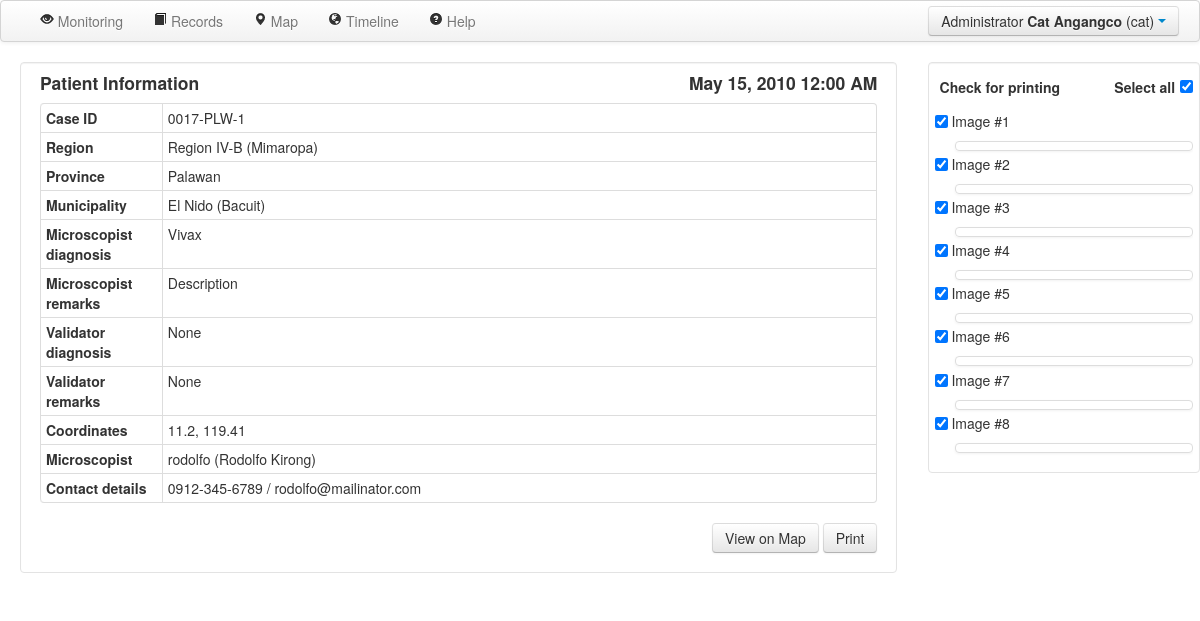
/case/1/ (signed in), run on the app's committed database.
### serveus/models.py (models this page shows, shortened)
class UserType(db.Model):
	__tablename__ = 'usertype'
	id = db.Column(db.Integer, primary_key=True)
	name = db.Column(db.String(80), unique=True)
	users = db.relationship('User', backref='usertype', lazy='dynamic')
	@staticmethod
	def get_administrator():
		return UserType.query.filter(UserType.name=='Administrator').first()
	@staticmethod
	def get_microscopist():
		return UserType.query.filter(UserType.name=='Medical Technologist').first()
	@staticmethod
	def get_doctor():
		return UserType.query.filter(UserType.name=='Validator').first()
	def __init__(self, name=""):
		self.name = name
	def __repr__(self):
		return '<UserType %r>' % self.name
	def __str__(self):
		return self.name

class User(db.Model, UserMixin):
	__tablename__ = 'user'
	id = db.Column(db.Integer, primary_key=True)
	username = db.Column(db.String(80), unique=True)
	password = db.Column(db.String(120))
	firstname = db.Column(db.String(100))
	lastname = db.Column(db.String(100))
	usertype_id = db.Column(db.Integer, db.ForeignKey('usertype.id'))
	case =  db.relationship('Case', backref='user', lazy='dynamic')
	contact = db.Column(db.String(80))
	email = db.Column(db.String(80), unique=True)
	chunklists = db.relationship('Chunklist', backref='user', lazy='dynamic')
	"""
	@models_committed.connect_via(app)
	def on_models_committed(sender, changes):
		for obj, method in changes:
			if method == 'insert' and type(obj) == User:
				body = '''Greetings, %s %s! You have successfully been registered to the system. Your temporary password is <b>%s</b>.<br><br>Below are your account details:<br><br>Username: %s<br>User type: %s<br>Contact number: %s<br>Email: %s<br><br>Please login and change your password. Thank you!''' % (obj.firstname, obj.lastname, '123', obj.username, obj.usertype, obj.contact, obj.email)
				msg = Message('Outbreak Monitoring', sender="cvmig.group.23@gmail.com", recipients=['generic@mailinator.com',obj.email])
				msg.html = body
				mail.send(msg)
	"""
	def is_administrator(self):
		return self.usertype == UserType.get_administrator()
	def is_microscopist(self):
		return self.usertype == UserType.get_microscopist()
	def is_doctor(self):
		return self.usertype == UserType.get_doctor()
	def __init__(self, firstname="", lastname="", username="", password="", contact="", email=""):
		self.firstname = firstname
		self.lastname = lastname
		self.username = username
		self.password = password
		self.contact = contact
		self.email = email
	def __repr__(self):
		return '<User %r %r (%r)>' % (self.firstname, self.lastname, self.username)
	def __str__(self):
		return self.username

class Case(db.Model):
	__tablename__ = 'case'
	id = db.Column(db.Integer, primary_key=True)
	date = db.Column(db.DateTime())
	parasite = db.Column(db.String(100))
	description = db.Column(db.String(1000))
	comment = db.Column(db.String(1000))
	lat = db.Column(db.Float)
	lng = db.Column(db.Float)
	user_id = db.Column(db.Integer, db.ForeignKey('user.id'))
	images = db.relationship('Image', backref='case', lazy='dynamic')
	test = db.Column(db.Boolean)
	partype_id = db.Column(db.Integer, db.ForeignKey('partype.id'))
	region_id = db.Column(db.Integer, db.ForeignKey('region.id'))
	province_id = db.Column(db.Integer, db.ForeignKey('province.id'))
	municipality_id = db.Column(db.Integer, db.ForeignKey('municipality.id'))
	parasite_validator = db.Column(db.String(100))
	description_validator = db.Column(db.String(1000))
	def __init__(self, date="", parasite="", description="", lat="", lng="", test="", region="", province="", municipality=""):
		self.date = date
		self.parasite = parasite
		self.description = description
		self.lat = lat
		self.lng = lng
		if region == '':
			self.region = None
		else:
			self.region = region
		if province == '':
			self.province = None
		else:
			self.province = province
		if municipality == '':
			self.municipality = None
		else:
			self.municipality = municipality
		self.test = test
	def __repr__(self):
		return '<Case %r>' % self.id
	def __str__(self):
		return str(self.id)
	@property
	def code(self):
		return "%s-%s-%s" % (self.region.code, self.province.code, self.id)

class Region(db.Model):
	__tablename__ = 'region'
	id = db.Column(db.Integer, primary_key=True)
	name = db.Column(db.String(50))
	code = db.Column(db.String(10))
	cases = db.relationship('Case', backref='region', lazy='dynamic')
	provinces = db.relationship('Province', backref='region', lazy='dynamic')
	def __init__(self, name='', code=''):
		self.name = name
		self.code = code
	def __repr__(self):
		return self.name

class Province(db.Model):
	__tablename__ = 'province'
	id = db.Column(db.Integer, primary_key=True)
	name = db.Column(db.String(50))
	code = db.Column(db.String(10))
	cases = db.relationship('Case', backref='province', lazy='dynamic')
	municipalities = db.relationship('Municipality', backref='province', lazy='dynamic')
	region_id = db.Column(db.Integer, db.ForeignKey('region.id'))
	def __init__(self, name='', code=''):
		self.name = name
		self.code = code
	def __repr__(self):
		return self.name

class Municipality(db.Model):
	__tablename__ = 'municipality'
	id = db.Column(db.Integer, primary_key=True)
	name = db.Column(db.String(50))
	cases = db.relationship('Case', backref='municipality', lazy='dynamic')
	province_id = db.Column(db.Integer, db.ForeignKey('province.id'))
	def __init__(self, name=''):
		self.name = name
	def __repr__(self):
		return self.name

### serveus/views.py (the view, shortened to what this page needs)
@app.route('/case/<int:id>/',  methods = ['GET', 'POST'])
def case(id):
    case = Case.query.get(id)
    if current_user.usertype == get_microscopist():
        if case.user != current_user:
            abort(401)
    images = []
    for img in case.images:
        images.append((img.number, 'pic/' + str(img.id)))
    images = sorted(images)
    return render_template("case.html", case = case, user = current_user, images=images)

### serveus/views.py (called while the page is built)
def get_microscopist():
    return UserType.query.filter(UserType.name == 'Medical Technologist').first()

@login_manager.user_loader
def load_user(userid):
    return User.query.get(userid)

### serveus/templates/case.html (shortened to what this page needs)
{% extends "layout.html" %}
{% block content %}
    <form id="super" action="" method="post">
		<div class="container-fluid" style="background-color: white; position: relative; height: 100%; padding-bottom: 0; padding-right: 0">
			<div class="row-fluid" style="background-color: white; position: relative; height: 100%">
                <div class="span9 row">
                    <div class="well container span12" style="background-color: white; padding-top: 0;">
                        <h4 class="pull-left">Patient Information</h4>
                        <h4 class="pull-right">{{case.date.strftime('%B %d, %Y %I:%M %p')}}</h4>
                        <table class="table table-condensed table-bordered" style="width: 100%">
                        <tr><th class="span2">Case ID<td class="span10"> {{case.code}}
						<tr><th>Region<td>{{case.region}}
						<tr><th>Province<td>{{case.province}}
						<tr><th>Municipality<td>{{case.municipality}}
                        <tr><th>Microscopist diagnosis<td>{{case.parasite}}
                        <tr><th>Microscopist remarks<td>{{case.description}}
                        <tr><th>Validator diagnosis<td>{{case.parasite_validator}}
                        <tr><th>Validator remarks<td>{{case.description_validator}}
                        <tr><th>Coordinates<td>{{case.lat}}, {{case.lng}}
						<tr><th>Microscopist<td>{{case.user.username}} ({{case.user.firstname}} {{case.user.lastname}})
									<tr><th>Contact details<td>{{case.user.contact}} / {{case.user.email}}
                        </table>
                        <div class="pull-right">
                        <a class="btn btn-medium" href="/map/?lat={{case.lat}}&lng={{case.lng}}&zoom=13&date_start=1/1/1970&date_end=Today">View on Map</a>
                        <input class="btn btn-medium" type="submit" value="Print" style="height: 30px">
                        </div>
                    </div>
                    <br><br><br>
                </div>
				<div class="span3 well" style="background-color: white; overflow-y: auto; overflow-x:hidden; position: relative; height: 100%; padding: 0.5%; padding-top: 0;">
                    <div class="tab-content">
                        <div class="tab-pane fade in active" id="raw_images">
                            <table class="table-condensed" style="width: 100%; vertical-align: bottom; padding: 0; margin: 0">
                            <tr>
                            <td style="width: 64%"><h5 class="pull-left">Check for printing</h5>
                            <td style="width: 34%"><h5 class="pull-right">Select all</h5>
                            <td style="width: 2%; padding: 0%"><input id="selectAll" class=" pull-right" type="checkbox" onclick="toggleAll()" style="margin-bottom: 5px" checked>
                            </table>
                            <div class="row-fluid" id="gallery" data-toggle="modal-gallery" data-target="#modal-gallery" style="padding: 0">
                                <ul class="thumbnails">
                                 {% for j, i in images %}
                                <li class="span12" style="margin: 0; margin-left: 0; margin-right: 1.2%; margin-bottom: 1.2%">
                                    <div class="container span12">
										<input class=" pull-left" type="checkbox" name="checkbox_{{loop.index0}}" id="chkbox_{{loop.index0}}" onchange="toggleSelectAll({{loop.index0}})" checked>
										<p>&nbsp;Image #{{j}}</p>
										<a href="/{{i}}" class="thumbnail  pull-right" style="width: calc(100% - 30px)" data-gallery="gallery" onclick="window.currentImageIndex={{loop.index0}};getElementById('currentlyViewed_chkbox_printing').checked = document.getElementById('chkbox_'+{{loop.index0}}).checked; $('span#modalImageNumber').text('{{j}}');">
                                        </a>
                                    </div>
                                 {% endfor %}
                                 </li>
                                </ul>
                            </div>
                        </div>
                    </div>
				</div>
			</div>
		</div>
    </form>
{% endblock %}

### serveus/templates/layout.html (shortened to what this page needs)
<!DOCTYPE html>
<html>
	<head>
		<link href="/static/css/bootstrap.min.css" rel="stylesheet" media="screen">
		<link href="/static/css/bootstrap-responsive.css" rel="stylesheet">
        <link href="/static/css/eyecon-datepicker.css" rel="stylesheet">
        <link href="/static/css/bootstrap-image-gallery.css" rel="stylesheet">
	</head>
	<body>
		<div class="navbar" style="width: 100%;">
			<div class="navbar-inner">
                <ul class="nav pull-right">
                    <div class="btn-group">
                        <a class="btn dropdown-toggle" data-toggle="dropdown" href="#">
							{{user.usertype.name}} <b>{{user.firstname}} {{user.lastname}}</b> ({{ user.username }})
                        <span class="caret"></span>
                        </a>
                    </div>
                </ul>
                <div class="nav-collapse collapse">
                    <div>
                        <ul class="nav pull-left">
                            <li>&nbsp</li>
							{% if not user.is_microscopist() %}<li {% if menu_active == 'monitoring' %}class="active"{% endif %}><a href="/monitoring/"><i class="icon-eye-open"></i> Monitoring</a></li>{% endif %}
                            <li {% if menu_active == 'records' %}class="active"{% endif %}><a href="/records/"><i class="icon-book"></i> Records</a></li>
                            {% if not user.is_microscopist() %}<li {% if menu_active == 'map' %}class="active"{% endif %}><a href="/map/"><i class="icon-map-marker"></i> Map</a></li>{% endif %}
                            {% if not user.is_microscopist() %}<li {% if menu_active == 'timeline' %}class="active"{% endif %}><a href="/timeline/"><i class="icon-globe"></i> Timeline</a></li>{% endif %}
                            <li><a href="#helpModal" id="help" data-toggle="modal"><i class="icon-question-sign"></i> Help</a></li>
                        </ul>
                    </div>
                </div>
			</div>
		</div>
		{% block content %}
		{% endblock %}
	</body>
</html>

### data on the page
UserType: usertype.name "Administrator"
User: firstname "Cat", lastname "Angangco", username "cat"
Case: date "May 15, 2010 12:00 AM", parasite "Vivax", description "Description", parasite_validator "None", description_validator "None", lat "11.2", lng "119.41"
Region: code "0017-PLW-1", region "Region IV-B (Mimaropa)"
Province: province "Palawan"
Municipality: municipality "El Nido (Bacuit)"
User: user.username "rodolfo", user.firstname "Rodolfo", user.lastname "Kirong", user.contact "0912-345-6789", user.email "rodolfo@mailinator.com"

### other printed values
{{ j }} "1" "2" "3" "4" "5" "6" "7" "8"
